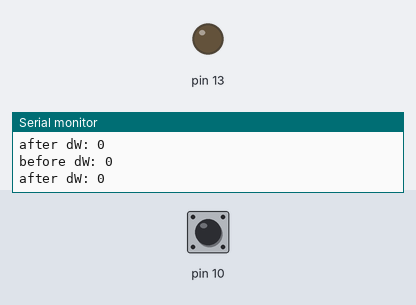
Bench run of a sketch on a simulated Arduino Uno, built with avr-gcc and run on an emulated ATmega328P. On the bench: output pins drawn as LEDs (lit = HIGH), the last lines printed to the serial monitor. Inputs (shaded band) come from the test bench; at power-on: pin 10 HIGH.

Above: at 2.8 s.
2.9 s: pin 10 pulled LOW for 1.2 s
At 4.3 s:
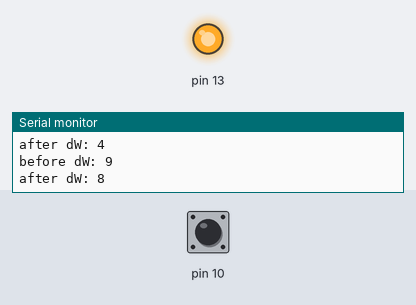
Timing chart, 0 to 14.5 s (numbered marks = the images above; inputs shaded):
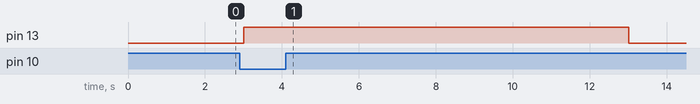

The sketch:

2_led_duration.ino
```cpp
// 2015312229 Yoseob Kim
int cnt;
void setup(){
  pinMode(13, OUTPUT);

  Serial.begin(9600);
  pinMode(10, INPUT_PULLUP);

  cnt = 0;
}

void loop(){
  int d10 = digitalRead(10);
  // Serial.println(d10); // D10 이 눌렸는지 확인

  if(d10 == 0){
    cnt += 5;
  }
  Serial.println("before dW: " + String(cnt));

  if(cnt > 0){
    -- cnt;
    digitalWrite(13, HIGH);
  }
  else {
    digitalWrite(13, LOW);
  }
  Serial.println("after dW: " + String(cnt));
  delay(1000);
}
```

Measured:
- after the input at 2.9 s, pin 13: LOW → HIGH after 0.10 s, → LOW 10.0 s later
